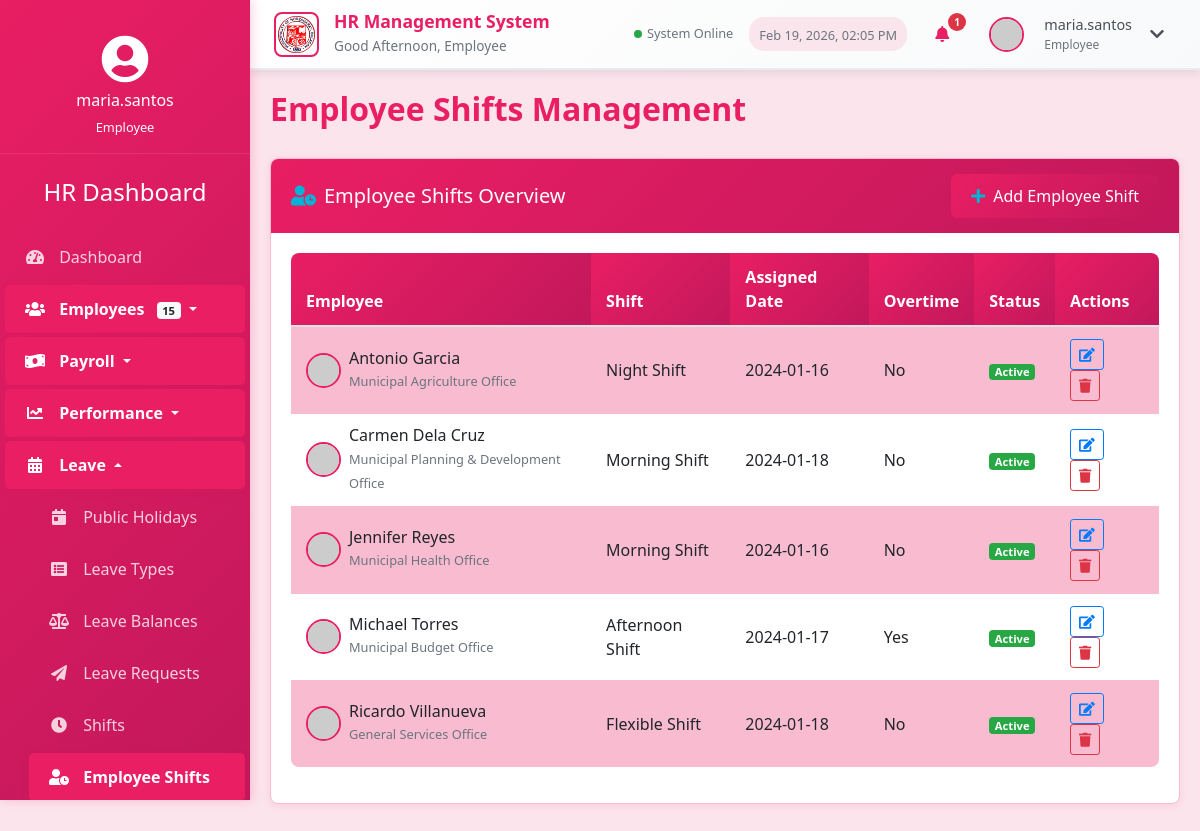
Page /employee_shifts.php (signed in) on the committed database.
### tables this page shows
CREATE TABLE `employee_profiles` (
  `employee_id` int(11) NOT NULL,
  `personal_info_id` int(11) DEFAULT NULL,
  `job_role_id` int(11) DEFAULT NULL,
  `employee_number` varchar(20) NOT NULL,
  `hire_date` date NOT NULL,
  `employment_status` enum('Full-time','Part-time','Contract','Intern','Terminated') NOT NULL,
  `current_salary` decimal(10,2) NOT NULL,
  `work_email` varchar(100) DEFAULT NULL,
  `work_phone` varchar(20) DEFAULT NULL,
  `location` varchar(100) DEFAULT NULL,
  `remote_work` tinyint(1) DEFAULT 0,
  `created_at` timestamp NOT NULL DEFAULT current_timestamp(),
  `updated_at` timestamp NOT NULL DEFAULT current_timestamp() ON UPDATE current_timestamp()
);

CREATE TABLE `personal_information` (
  `personal_info_id` int(11) NOT NULL,
  `first_name` varchar(50) NOT NULL,
  `last_name` varchar(50) NOT NULL,
  `date_of_birth` date NOT NULL,
  `gender` enum('Male','Female','Non-binary','Prefer not to say') NOT NULL,
  `marital_status` enum('Single','Married','Divorced','Widowed') NOT NULL,
  `nationality` varchar(50) NOT NULL,
  `tax_id` varchar(20) DEFAULT NULL,
  `social_security_number` varchar(20) DEFAULT NULL,
  `pag_ibig_id` varchar(20) DEFAULT NULL,
  `philhealth_id` varchar(20) DEFAULT NULL,
  `phone_number` varchar(20) NOT NULL,
  `emergency_contact_name` varchar(100) DEFAULT NULL,
  `emergency_contact_relationship` varchar(50) DEFAULT NULL,
  `emergency_contact_phone` varchar(20) DEFAULT NULL,
   
  `highest_education_level` enum('Elementary','High School','Vocational/Technical','Associate Degree','Bachelor''s Degree','Master''s Degree','Doctorate','Other') DEFAULT NULL,
  `field_of_study` varchar(100) DEFAULT NULL,
  `institution_name` varchar(150) DEFAULT NULL,
  `graduation_year` year DEFAULT NULL,
  `certifications` text DEFAULT NULL,
  `additional_training` text DEFAULT NULL,
  `created_at` timestamp NOT NULL DEFAULT current_timestamp(),
  `updated_at` timestamp NOT NULL DEFAULT current_timestamp() ON UPDATE current_timestamp()
);

CREATE TABLE `shifts` (
  `shift_id` int(11) NOT NULL,
  `shift_name` varchar(50) NOT NULL,
  `start_time` time NOT NULL,
  `end_time` time NOT NULL,
  `description` text DEFAULT NULL,
  `created_at` timestamp NOT NULL DEFAULT current_timestamp(),
  `updated_at` timestamp NOT NULL DEFAULT current_timestamp() ON UPDATE current_timestamp()
);

CREATE TABLE `employee_shifts` (
  `employee_shift_id` int(11) NOT NULL,
  `employee_id` int(11) NOT NULL,
  `shift_id` int(11) NOT NULL,
  `assigned_date` date NOT NULL,
  `is_overtime` tinyint(1) DEFAULT 0,
  `created_at` timestamp NOT NULL DEFAULT current_timestamp(),
  `updated_at` timestamp NOT NULL DEFAULT current_timestamp() ON UPDATE current_timestamp()
);

### dp.php (called while the page is built, shortened)
<?php
require_once 'config.php';
function getEmployeeShifts() {
    global $conn;
    try {
        $sql = "SELECT ep.employee_id,
                       CASE
                           WHEN EXISTS (
                               SELECT 1 FROM leave_requests lr
                               WHERE lr.employee_id = ep.employee_id
                               AND lr.status = 'Approved'
                               AND CURDATE() BETWEEN lr.start_date AND lr.end_date
                           ) THEN 'On Leave'
                           ELSE 'Active'
                       END as status,
                       pi.first_name, pi.last_name, d.department_name,
                       es.employee_shift_id, es.shift_id, es.assigned_date, es.is_overtime,
                       s.shift_name
                FROM employee_profiles ep
                JOIN personal_information pi ON ep.personal_info_id = pi.personal_info_id
                LEFT JOIN employee_shifts es ON ep.employee_id = es.employee_id
                LEFT JOIN shifts s ON es.shift_id = s.shift_id
                LEFT JOIN departments d ON ep.job_role_id IN (
                    SELECT job_role_id FROM job_roles WHERE department = d.department_name
                )
                WHERE ep.employee_id IN (
                    SELECT employee_id FROM employment_history
                    WHERE history_id IN (
                        SELECT MAX(history_id) FROM employment_history GROUP BY employee_id
                    ) AND employment_status = 'Active'
                )
                ORDER BY pi.first_name, pi.last_name";
        $stmt = $conn->query($sql);
        return $stmt->fetchAll(PDO::FETCH_ASSOC);
    } catch (PDOException $e) {
        return [];
    }
}
?>

### employee_shifts.php (the view, shortened to what this page needs)
<?php
require_once 'dp.php';
$employeeShifts = getEmployeeShifts();
?>
<!DOCTYPE html>
<html lang="en">
<head>
    <link rel="stylesheet" href="https://stackpath.bootstrapcdn.com/bootstrap/4.5.2/css/bootstrap.min.css">
    <link rel="stylesheet" href="https://cdnjs.cloudflare.com/ajax/libs/font-awesome/5.15.1/css/all.min.css">
    <link rel="stylesheet" href="styles.css?v=rose">
</head>
<body>
    <div class="container-fluid">
        <?php include 'navigation.php'; ?>
        <div class="row">
            <?php include 'sidebar.php'; ?>
            <div class="main-content">
                <h2 class="section-title">Employee Shifts Management</h2>
                <div class="row mb-4">
                    <div class="col-md-12">
                        <div class="card">
                            <div class="card-header d-flex justify-content-between align-items-center">
                                <h5 class="mb-0"><i class="fas fa-user-clock mr-2"></i>Employee Shifts Overview</h5>
                                <button class="btn btn-primary" data-toggle="modal" data-target="#addEmployeeShiftModal">
                                    <i class="fas fa-plus mr-2"></i>Add Employee Shift
                                </button>
                            </div>
                            <div class="card-body">
                                <div class="table-responsive">
                                    <table class="table table-striped">
                                        <thead>
                                            <tr>
                                                <th>Employee</th>
                                                <th>Shift</th>
                                                <th>Assigned Date</th>
                                                <th>Overtime</th>
                                                <th>Status</th>
                                                <th>Actions</th>
                                            </tr>
                                        </thead>
                                        <tbody>
                                            <?php if (empty($employeeShifts)): ?>
                                                <tr class="sample-data">
                                                    <td>
                                                        <div class="d-flex align-items-center">
                                                            <img src="https://ui-avatars.com/api/?name=John+Doe&background=E91E63&color=fff&size=35"
                                                                 alt="Profile" class="profile-image mr-2">
                                                            <div>
                                                                <h6 class="mb-0">John Doe</h6>
                                                                <small class="text-muted">IT Department</small>
                                                            </div>
                                                        </div>
                                                    </td>
                                                    <td>Morning Shift</td>
                                                    <td>2024-01-15</td>
                                                    <td>No</td>
                                                    <td>
                                                        <span class="badge badge-success">Active</span>
                                                    </td>
                                                    <td>
                                                        <span class="text-muted">Add real data to enable actions</span>
                                                    </td>
                                                </tr>
                                                <tr class="sample-data">
                                                    <td>
                                                        <div class="d-flex align-items-center">
                                                            <img src="https://ui-avatars.com/api/?name=Jane+Smith&background=2196F3&color=fff&size=35"
                                                                 alt="Profile" class="profile-image mr-2">
                                                            <div>
                                                                <h6 class="mb-0">Jane Smith</h6>
                                                                <small class="text-muted">HR Department</small>
                                                            </div>
                                                        </div>
                                                    </td>
                                                    <td>Evening Shift</td>
                                                    <td>2024-01-15</td>
                                                    <td>Yes</td>
                                                    <td>
                                                        <span class="badge badge-success">Active</span>
                                                    </td>
                                                    <td>
                                                        <span class="text-muted">Add real data to enable actions</span>
                                                    </td>
                                                </tr>
                                            <?php else: ?>
                                                <?php foreach ($employeeShifts as $shift): ?>
                                                    <tr>
                                                        <td>
                                                            <div class="d-flex align-items-center">
                                                                <img src="https://ui-avatars.com/api/?name=<?php echo urlencode($shift['first_name'] . ' ' . $shift['last_name']); ?>&background=E91E63&color=fff&size=35"
                                                                     alt="Profile" class="profile-image mr-2">
                                                                <div>
                                                                    <h6 class="mb-0"><?php echo htmlspecialchars($shift['first_name'] . ' ' . $shift['last_name']); ?></h6>
                                                                    <small class="text-muted"><?php echo htmlspecialchars($shift['department_name'] ?? 'Department'); ?></small>
                                                                </div>
                                                            </div>
                                                        </td>
                                                        <td><?php echo htmlspecialchars($shift['shift_name'] ?? 'No Shift Assigned'); ?></td>
                                                        <td><?php echo htmlspecialchars($shift['assigned_date'] ?? 'N/A'); ?></td>
                                                        <td><?php echo isset($shift['is_overtime']) ? ($shift['is_overtime'] ? 'Yes' : 'No') : 'N/A'; ?></td>
                                                        <td>
                                                            <?php
                                                            $status = $shift['status'] ?? 'Active';
                                                            $displayStatus = ($status === 'Inactive') ? 'ON LEAVE' : $status;
                                                            $badgeClass = ($status === 'Inactive') ? 'badge-danger' : 'badge-success';
                                                            ?>
                                                            <span class="badge <?php echo $badgeClass; ?>">
                                                                <?php echo $displayStatus; ?>
                                                            </span>
                                                        </td>
                                                        <td>
                                                            <?php if (isset($shift['employee_shift_id'])): ?>
                                                                <button type="button" class="btn btn-sm btn-outline-primary mr-2"
                                                                        data-toggle="modal"
                                                                        data-target="#editEmployeeShiftModal"
                                                                        data-employee-shift-id="<?php echo $shift['employee_shift_id']; ?>"
                                                                        data-employee-id="<?php echo $shift['employee_id']; ?>"
                                                                        data-shift-id="<?php echo $shift['shift_id']; ?>"
                                                                        data-assigned-date="<?php echo $shift['assigned_date']; ?>"
                                                                        data-is-overtime="<?php echo $shift['is_overtime']; ?>">
                                                                    <i class="fas fa-edit"></i>
                                                                </button>
                                                                <form method="POST" action="employee_shifts.php" class="d-inline">
                                                                    <button type="submit" name="deleteEmployeeShift" class="btn btn-sm btn-outline-danger">
                                                                        <i class="fas fa-trash"></i>
                                                                    </button>
                                                                </form>
                                                            <?php else: ?>
                                                                <span class="text-muted">No shift assigned</span>
                                                            <?php endif; ?>
                                                        </td>
                                                    </tr>
                                                <?php endforeach; ?>
                                            <?php endif; ?>
                                        </tbody>
                                    </table>
                                </div>
                            </div>
                        </div>
                    </div>
                </div>
            </div>
        </div>
    </div>
</body>
</html>

### rows in the picture
employee_profiles: personal_info.last_name "Antonio Garcia", department_name "Municipal Agriculture Office", shifts.shift_name "Night Shift", employee_shifts.assigned_date "2024-01-16", shows "No", displayStatus "Active"
employee_profiles: personal_info.last_name "Carmen Dela Cruz", department_name "Municipal Planning & Development Office", shifts.shift_name "Morning Shift", employee_shifts.assigned_date "2024-01-18", shows "No", displayStatus "Active"
employee_profiles: personal_info.last_name "Jennifer Reyes", department_name "Municipal Health Office", shifts.shift_name "Morning Shift", employee_shifts.assigned_date "2024-01-16", shows "No", displayStatus "Active"
employee_profiles: personal_info.last_name "Michael Torres", department_name "Municipal Budget Office", shifts.shift_name "Afternoon Shift", employee_shifts.assigned_date "2024-01-17", shows "Yes", displayStatus "Active"
employee_profiles: personal_info.last_name "Ricardo Villanueva", department_name "General Services Office", shifts.shift_name "Flexible Shift", employee_shifts.assigned_date "2024-01-18", shows "No", displayStatus "Active"

### other values in the picture
$role_display "Employee"
$notification_count "1"
$_SESSION['username'] "maria.santos"
$_SESSION['role'] "Employee"
$username "maria.santos"
$user_role "Employee"
$sidebar_stats['employees'] "15"
